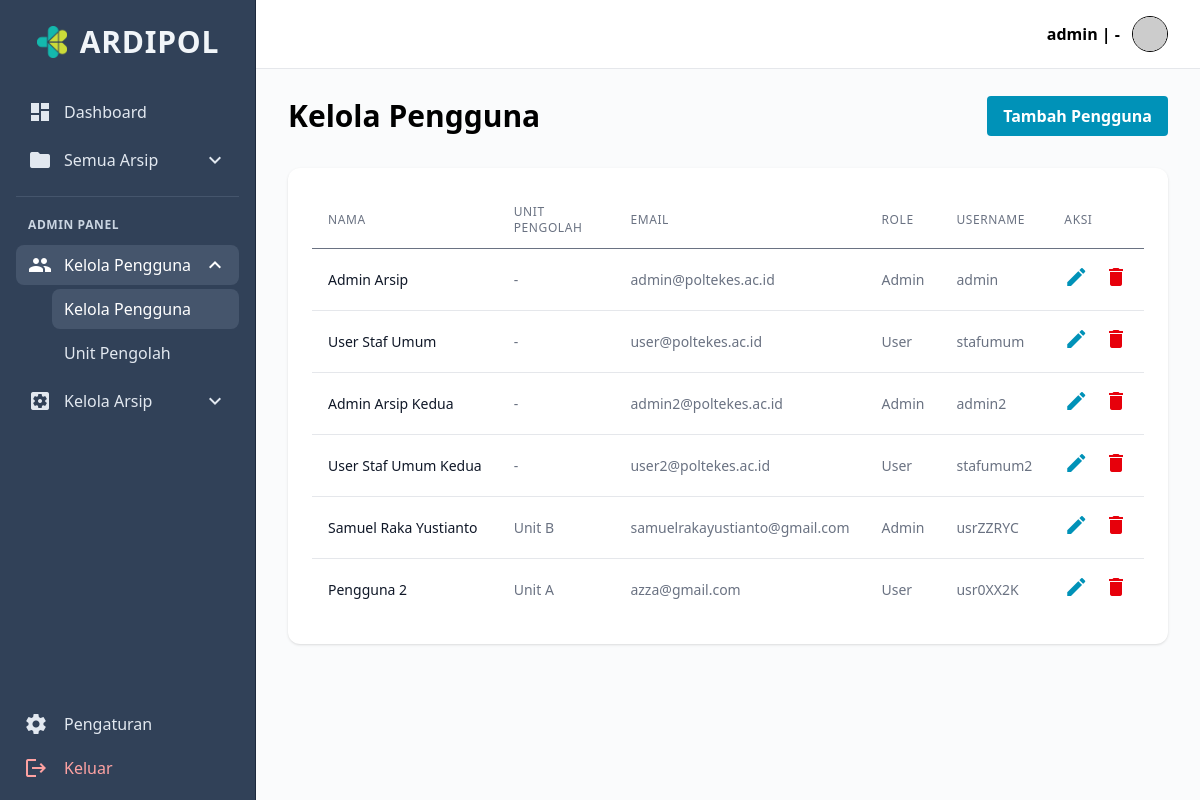
Page /admin/kelola_pengguna.php (signed in) on the earlier database version.
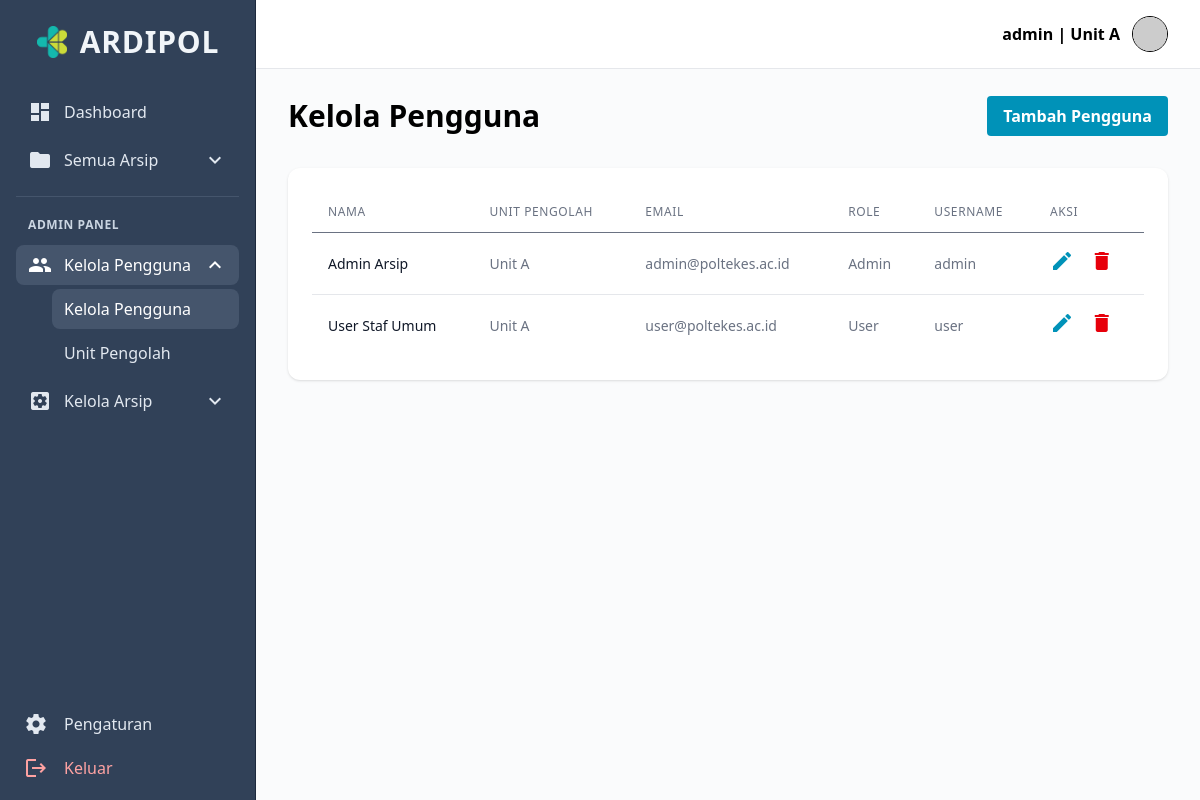
Same page on the later database version.
### tables this page shows
CREATE TABLE `user` (
  `id_user` int(11) NOT NULL,
  `nama` varchar(100) NOT NULL,
  `email` varchar(100) NOT NULL,
  `username` varchar(50) NOT NULL,
  `password` varchar(255) NOT NULL,
  `role` enum('superadmin','admin','user') NOT NULL DEFAULT 'user',
  `created_at` datetime NOT NULL DEFAULT current_timestamp(),
  `updated_at` datetime DEFAULT NULL ON UPDATE current_timestamp()
);

CREATE TABLE `unit_pengolah` (
  `id_unit` int(11) NOT NULL,
  `kode_unit` varchar(10) NOT NULL,
  `nama_unit` varchar(150) NOT NULL,
  `created_at` datetime NOT NULL DEFAULT current_timestamp(),
  `updated_at` datetime DEFAULT NULL ON UPDATE current_timestamp()
);

### config/session.php (called while the page is built, shortened)
<?php
function isAdminOrSuperAdmin() {
    return isset($_SESSION['user_role']) && ($_SESSION['user_role'] === 'admin' || $_SESSION['user_role'] === 'superadmin');
}
function getFullName() {
    return $_SESSION['user_name'] ?? ($_SESSION['nama'] ?? ($_SESSION['username'] ?? 'Guest'));
}
?>

### admin/kelola_pengguna.php (the view, shortened to what this page needs)
<?php
include_once __DIR__ . '/../config/session.php';
include_once __DIR__ . '/../config/database.php';
$role = $_SESSION['user_role'];
$query = "SELECT u.id_user, u.nama, u.email, u.username, u.role, COALESCE(up.nama_unit, '') AS nama_unit, COALESCE(p.id_unit, '') AS id_unit FROM user u LEFT JOIN profil p ON p.id_user = u.id_user LEFT JOIN unit_pengolah up ON p.id_unit = up.id_unit";
if ($role === 'admin') {
    $query .= " WHERE role IN ('admin', 'user')";
} elseif ($role === 'superadmin') {
    $query .= " WHERE role IN ('superadmin', 'admin', 'user')";
} else {
    header("Location: dashboard.php");
    exit;
}
$result = $conn->query($query);
$users = [];
if ($result && $result->num_rows > 0) {
    while ($row = $result->fetch_assoc()) {
        $users[] = $row;
    }
}
include __DIR__ . '/../layouts/master/header.php';
include __DIR__ . '/../layouts/components/sidebar_dynamic.php';
?>
<div class="min-h-screen bg-[#fafbfc] flex overflow-hidden">
    <div class="flex-1 flex flex-col ml-64">
        <?php include __DIR__ . '/../layouts/components/topbar.php'; ?>
        <main class="flex-1 p-8 space-y-8 mt-16 overflow-y-auto">
            <div class="flex justify-between items-center">
                <div class="font-bold text-3xl">Kelola Pengguna</div>
                <button onclick="openModal('tambahPenggunaModal')" class="bg-cyan-600 hover:bg-cyan-700 text-white font-bold py-2 px-4 rounded">
                    Tambah Pengguna
                </button>
            </div>
            <section class="bg-white rounded-xl shadow-sm p-6">
                <div class="overflow-x-auto">
                    <table class="min-w-full text-sm">
                        <thead>
                            <tr class="text-gray-500 border-b">
                                <th class="py-3 px-4 text-left font-medium text-xs uppercase tracking-wider">Nama</th>
                                <th class="py-3 px-4 text-left font-medium text-xs uppercase tracking-wider">Unit Pengolah</th>
                                <th class="py-3 px-4 text-left font-medium text-xs uppercase tracking-wider">Email</th>
                                <th class="py-3 px-4 text-left font-medium text-xs uppercase tracking-wider">Role</th>
                                <th class="py-3 px-4 text-left font-medium text-xs uppercase tracking-wider">Username</th>
                                <th class="py-3 px-4 text-left font-medium text-xs uppercase tracking-wider">Aksi</th>
                            </tr>
                        </thead>
                        <tbody class="bg-white divide-y divide-gray-200">
                            <?php if (!empty($users)) : ?>
                                <?php foreach ($users as $user) : ?>
                                    <tr class="hover:bg-gray-50">
                                        <td class="py-4 px-4 whitespace-nowrap text-sm font-medium text-gray-900">
                                            <?= htmlspecialchars($user['nama']) ?>
                                        </td>
                                        <td class="py-4 px-4 whitespace-nowrap text-sm text-gray-500">
                                            <?= htmlspecialchars($user['nama_unit'] ?: '-') ?>
                                        </td>
                                        <td class="py-4 px-4 whitespace-nowrap text-sm text-gray-500">
                                            <?= htmlspecialchars($user['email']) ?>
                                        </td>
                                        <td class="py-4 px-4 whitespace-nowrap text-sm text-gray-500">
                                            <?php
                                            $role = htmlspecialchars($user['role']);
                                            if ($role === 'superadmin') {
                                                echo 'Super Admin';
                                            } else {
                                                echo ucfirst($role);
                                            }
                                            ?>
                                        </td>
                                        <td class="py-4 px-4 whitespace-nowrap text-sm text-gray-500">
                                            <?= htmlspecialchars($user['username']) ?>
                                        </td>
                                        <td class="py-4 px-4 whitespace-nowrap text-sm font-medium">
                                            <button class="text-cyan-600 hover:text-cyan-900 mr-3"
                                                onClick="editPengguna(<?= $user['id_user'] ?>)">
                                                <span class="material-icons text-base">edit</span>
                                            </button>
                                            <button class="text-red-600 hover:text-red-900 btnDelete"
                                                data-id="<?= $user['id_user'] ?>">
                                                <span class="material-icons text-base">delete</span>
                                            </button>
                                        </td>
                                    </tr>
                                <?php endforeach; ?>
                            <?php else : ?>
                                <tr>
                                    <td colspan="6" class="py-4 px-4 text-center text-gray-500">Tidak ada pengguna ditemukan.</td>
                                </tr>
                            <?php endif; ?>
                            </tbody>
                        </table>
                    </div>
                </div>
    </div>
<?php
include __DIR__ . '/../layouts/master/footer.php';
?>

### layouts/master/header.php (shortened to what this page needs)
<!DOCTYPE html>
<html lang="en" >
<head>
    <link rel="stylesheet" href="../../assets/css/tailwind.css">
</head>
<body class="m-0 p-0 overflow-y-auto overflow-x-auto w-screen h-screen bg-gray-100">

### layouts/components/sidebar_dynamic.php
<?php
include_once __DIR__ . '/../../config/session.php';
if (isAdminOrSuperAdmin()) {
    include_once __DIR__ . '/sidebar_admin.php';
} else {
    include_once __DIR__ . '/sidebar.php';
}
?>

### layouts/components/sidebar_admin.php (shortened to what this page needs)
<?php
include_once __DIR__ . '/../../config/session.php';
?>
<aside class="w-64 bg-slate-700 border-r border-slate-800 flex flex-col pt-6 pb-3 px-4 h-screen fixed left-0 top-0 text-slate-200">
    <div class="flex items-center justify-center mb-8 gap-3 px-2">
        <img src="../assets/images/kemenkes-logo.png" alt="Logo" class="h-8 w-8 object-contain">
        <span class="font-bold text-3xl tracking-wide text-slate-100">ARDIPOL</span>
    </div>
    <nav class="flex-1 space-y-2 overflow-y-auto">
        <a href="<?php echo dirname($_SERVER['PHP_SELF']) . '/../pages/dashboard.php'; ?>" class="flex items-center gap-3 px-3 py-2 rounded-lg <?php echo basename($_SERVER['PHP_SELF']) == 'dashboard.php' ? 'bg-slate-600 text-white font-medium' : 'hover:bg-slate-600/60 text-slate-200'; ?>">
            <span class="material-icons">dashboard</span>Dashboard
        </a>
        <div class="menu-item">
            <button class="w-full flex items-center justify-between px-3 py-2 rounded-lg hover:bg-slate-600/60 focus:outline-none text-slate-200" id="arsipMenu">
                <div class="flex items-center gap-3">
                    <span class="material-icons">folder</span>Semua Arsip
                </div>
                <span class="material-icons transform transition-transform" id="arsipMenuIcon">expand_more</span>
            </button>
        </div>
        <div class="pt-4 mt-4 border-t border-slate-600">
            <div class="px-3 py-1 text-xs font-semibold text-slate-300 uppercase tracking-wider">Admin Panel</div>
        </div>
        <div class="menu-item">
            <button class="w-full flex items-center justify-between px-3 py-2 rounded-lg hover:bg-slate-600/60 focus:outline-none text-slate-200" id="arsipUsrMenu">
                <div class="flex items-center gap-3">
                    <span class="material-icons">people</span>Kelola Pengguna
                </div>
                <span class="material-icons transform transition-transform" id="arsipUsrMenuIcon">expand_more</span>
            </button>
            <div class="pl-9 mt-1 hidden space-y-1" id="arsipUsrSubmenu">
                <a href="<?php echo dirname($_SERVER['PHP_SELF']) . '/../admin/kelola_pengguna.php'; ?>" class="block py-2 px-3 rounded-lg hover:bg-slate-600/50 <?php echo basename($_SERVER['PHP_SELF']) == 'kelola_pengguna.php' ? 'bg-slate-600 text-white font-medium' : 'text-slate-200'; ?>">Kelola Pengguna</a>
                <a href="<?php echo dirname($_SERVER['PHP_SELF']) . '/../admin/unit_pengolah.php'; ?>" class="block py-2 px-3 rounded-lg hover:bg-slate-600/50 <?php echo basename($_SERVER['PHP_SELF']) == 'unit_pengolah.php' ? 'bg-slate-600 text-white font-medium' : 'text-slate-200'; ?>">Unit Pengolah</a>
            </div>
        </div>
        <div class="menu-item">
            <button class="w-full flex items-center justify-between px-3 py-2 rounded-lg hover:bg-slate-600/60 focus:outline-none text-slate-200" id="arsipMgmtMenu">
                <div class="flex items-center gap-3">
                    <span class="material-icons">settings_applications</span>Kelola Arsip
                </div>
                <span class="material-icons transform transition-transform" id="arsipMgmtMenuIcon">expand_more</span>
            </button>
        </div>
    </nav>
    <div class="mt-2 pt-4 space-y-1">
        <a href="<?php echo dirname($_SERVER['PHP_SELF']) . '/../pages/profile.php'; ?>" class="flex items-center gap-4 p-2 rounded-lg <?php echo basename($_SERVER['PHP_SELF']) == 'profile.php' ? 'bg-slate-600 text-white font-medium' : 'hover:bg-slate-600/60 text-slate-200'; ?>">
            <span class="material-icons">settings</span>Pengaturan
        </a>
        <a href="../api/logout.php" class="flex items-center gap-4 p-2 rounded-lg text-red-300 hover:bg-red-700/30">
            <span class="material-icons">logout</span>Keluar
        </a>
    </div>
</aside>

### layouts/components/topbar.php (shortened to what this page needs)
<?php
include_once __DIR__ . '/../../config/session.php';
?>
<header class="bg-white border-b border-gray-200 px-8 py-4 flex items-center justify-end fixed top-0 right-0 left-64 z-10">
    <div class="flex items-center gap-3 ml-6">
        <span class="font-semibold">
            <?php
            $displayName = htmlspecialchars($_SESSION['username'] ?? getUserName());
            $unitName = '';
            $uid = null;
            if (isset($_SESSION['id_user'])) { $uid = intval($_SESSION['id_user']); }
            elseif (isset($_SESSION['user_id'])) { $uid = intval($_SESSION['user_id']); }
            if ($uid && isset($conn)) {
                $stmt = $conn->prepare("SELECT u.nama_unit FROM profil p JOIN unit_pengolah u ON p.id_unit = u.id_unit WHERE p.id_user = ? LIMIT 1");
                if ($stmt) {
                    $stmt->bind_param("i", $uid);
                    $stmt->execute();
                    $res = $stmt->get_result();
                    if ($row = $res->fetch_assoc()) { $unitName = $row['nama_unit'] ?? ''; }
                }
            }
            echo $displayName . ' | ' . htmlspecialchars($unitName ?: '-');
            ?>
        </span>
        <img src="https://ui-avatars.com/api/?name=<?php echo getFullName(); ?>" class="w-9 h-9 rounded-full border" />
    </div>
</header>

### layouts/master/footer.php
</body>
</html>

Differences in the rows shown:
removed user: nama "Admin Arsip Kedua", nama_unit "-", email "admin2@poltekes.ac.id", role "Admin", username "admin2"
removed user: nama "User Staf Umum Kedua", nama_unit "-", email "user2@poltekes.ac.id", role "User", username "stafumum2"
removed user: nama "Samuel Raka Yustianto", nama_unit "Unit B", email "samuelrakayustianto@gmail.com", role "Admin", username "usrZZRYC"
removed user: nama "Pengguna 2", nama_unit "Unit A", email "azza@gmail.com", role "User", username "usr0XX2K"
now on this page (row unchanged): unit_pengolah: nama_unit "Unit A"
changed user "Admin Arsip": nama_unit "-" → "Unit A"
changed user "User Staf Umum": nama_unit "-" → "Unit A"; username "stafumum" → "user"
Other differences:
$unitName ?: '-': "-" → (not shown)
